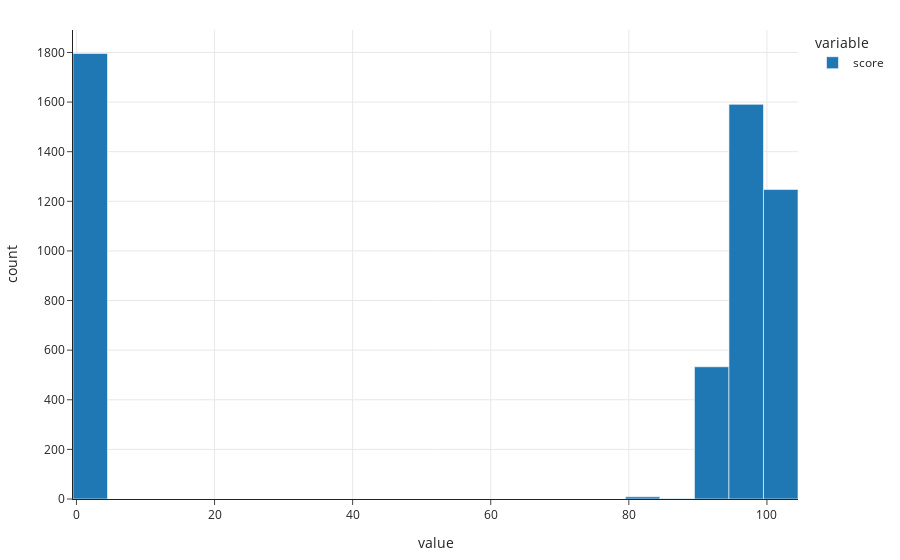

Notebook source saved alongside this figure:
### Code cell
fig = px.histogram(insp['score'])
fig.show()

### Figure 1 — Plotly figure (JSON) as saved in the notebook; plotly's stock layout.template omitted (floating-point values rounded to 4 significant figures; data arrays with more than 128 entries replaced by an {"elided": "..."} marker saying what was removed)
{"data": [{"alignmentgroup": "True", "bingroup": "x", "hovertemplate": "variable=score<br>value=%{x}<br>count=%{y}<extra></extra>", "legendgroup": "score", "marker": {"color": "#1F77B4", "pattern": {"shape": ""}}, "name": "score", "offsetgroup": "score", "orientation": "v", "showlegend": true, "type": "histogram", "x": {"elided": "5179 int values"}, "xaxis": "x", "yaxis": "y"}], "layout": {"autosize": true, "barmode": "relative", "legend": {"title": {"text": "variable"}, "tracegroupgap": 0}, "xaxis": {"anchor": "y", "autorange": true, "domain": [0, 1], "range": [-0.5, 104.5], "title": {"text": "value"}, "type": "linear"}, "yaxis": {"anchor": "x", "autorange": true, "domain": [0, 1], "range": [0, 1891.0], "title": {"text": "count"}}}}
